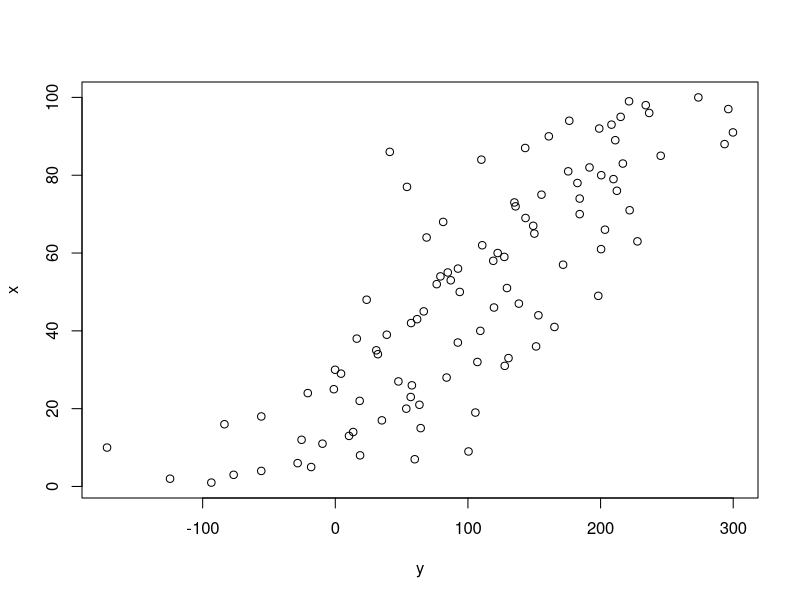

Reproduce this figure in R.
# I am using https://intro2r.com/use_git.html
# to start over use rm(list = ls())
x <- 1:100
y <- -50 + 3*x + rnorm(100,0,55)
plot(y,x)
summary(lm(y~x))
